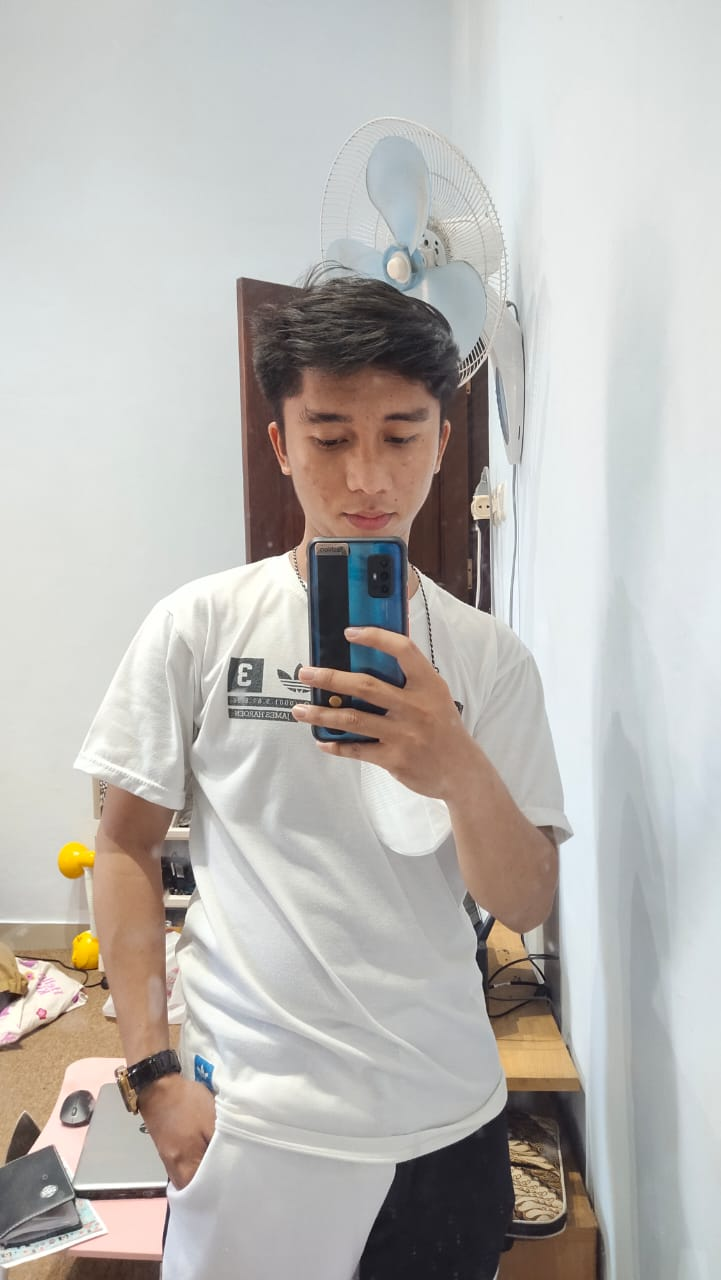
%> input picture farid.jpg, 721 x 1280 px
$ octave tugas6.m   (GNU Octave 9; MATLAB toolbox functions it lacks are replaced by stand-ins)
%> lines starting %> are read from the running program, lines starting %| are printed output that depends on the picture; in (x1, y1, x2, y2) boxes, pixels count from 0 and x2, y2 are one past the last pixel; in counts of white or black regions, pixels touching at a corner belong together; the program's own positions count from 1
farid = imread('farid.jpg');
%> farid is the input picture: size 1280x721x3 uint8; mean R, G, B 186.6, 183.5, 179.6
figure(1); imshow(farid);
title('Citra Bewarna/Asli');

p = rgb2gray(farid);
figure(2); imshow(p);
title('Citra Keabuan');

q = edge(p,'sobel');
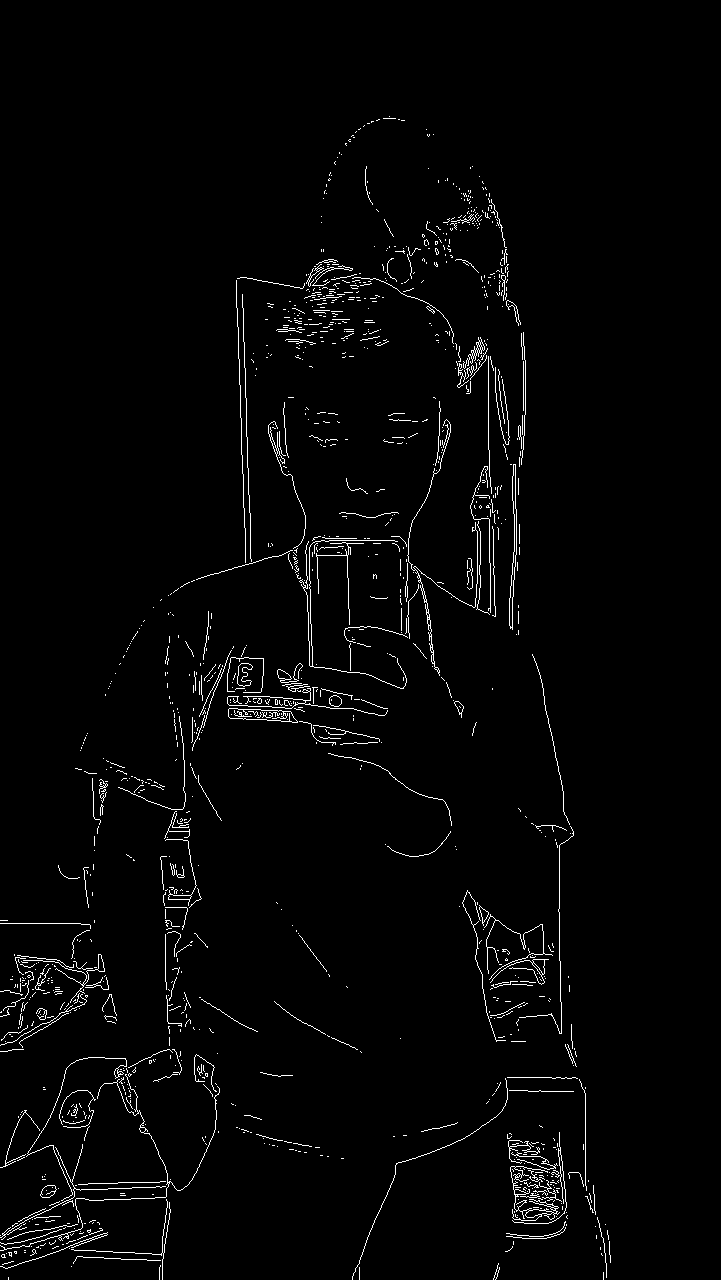
%> q: size 1280x721 logical; 2.1% white in thin lines or dots, all inside (x1, y1, x2, y2) = (0, 116, 611, 1280)
figure(3); imshow(q);
title('Sobel');

r = edge(p,'prewitt');
figure(4); imshow(r);
title('Prewitt');

s = edge(p,'roberts');
%> s: size 1280x721 logical; 2% white in thin lines or dots, all inside (x1, y1, x2, y2) = (0, 118, 607, 1280)
figure(5); imshow(s);
title('Roberts');

t = edge(p,'Log');
%> t: size 1280x721 logical; 3.8% white in thin lines or dots, all inside (x1, y1, x2, y2) = (1, 115, 680, 1279)
figure(6); imshow(t);
title('Laplacian');

u = edge(p,'canny');
%> u: size 1280x721 logical; 2.8% white in thin lines or dots, all inside (x1, y1, x2, y2) = (1, 145, 611, 1279)
figure(7); imshow(u);
title('Canny');

%COMPAS 4 POLA MATA ANGIN
%CN = UTARA
CN = [1 1 1; 1 -2 1; -1 -1 -1];
%CS = SELATAN
CS = [-1 -1 -1; 1 -2 1; 1 1 1];
%CE = TIMUR
CE = [-1 1 1; -1 -2 1; -1 1 1];
%CW = BARAT
CW = [1 1 -1; 1 -2 -1; 1 1 -1];

%COMPAS UTARA
figure(8); imshow(conv2(p,CN,'same'));
title('Utara');

%COMPAS SELATAN
figure(9); imshow(conv2(p,CS,'same'));
title('Selatan');

%COMPAS TIMUR
figure(10); imshow(conv2(p,CE,'same'));
title('Timur');

%COMPAS BARAT
figure(11); imshow(conv2(p,CW,'same'));
%> after `imshow(conv2(p,CW,'same'))`:
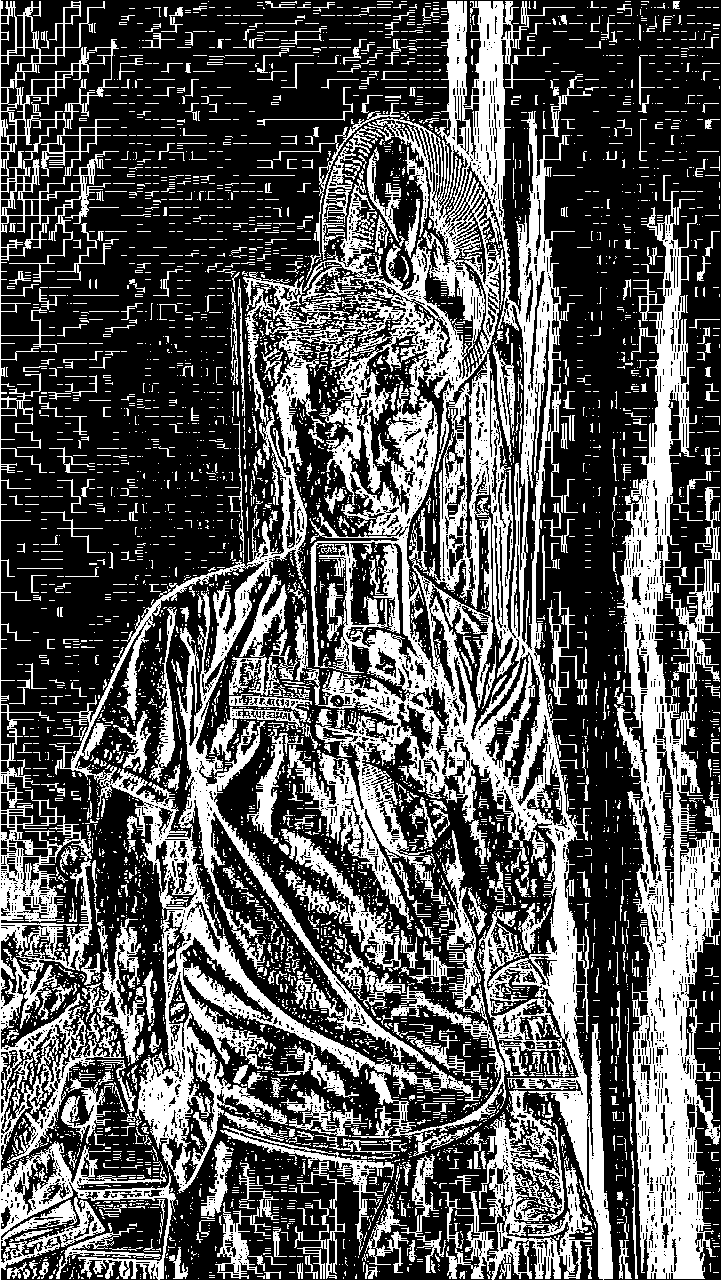
%> displayed picture: size 1280x721, on the screen's scale of 0 to 255; 34.1% white; 5013 white regions (4308 under 20 px), largest, box (x1, y1, x2, y2) and area: (287, 1, 613, 1280) 97410, (614, 175, 720, 1279) 44299, (49, 272, 506, 1193) 44273
title('Barat');

%ISOTROPIC
horizontal = [-1 0 1; -sqrt(2) 0 sqrt(2); -1 0 1];
vertikal = [-1 -sqrt(2) -1; 0 0 0; 1 sqrt(2) 1];

%ISOTROPIC HORIZONTAL
figure(12); imshow(conv2(p,horizontal,'same'));
%> after `imshow(conv2(p,horizontal,'same'))`:
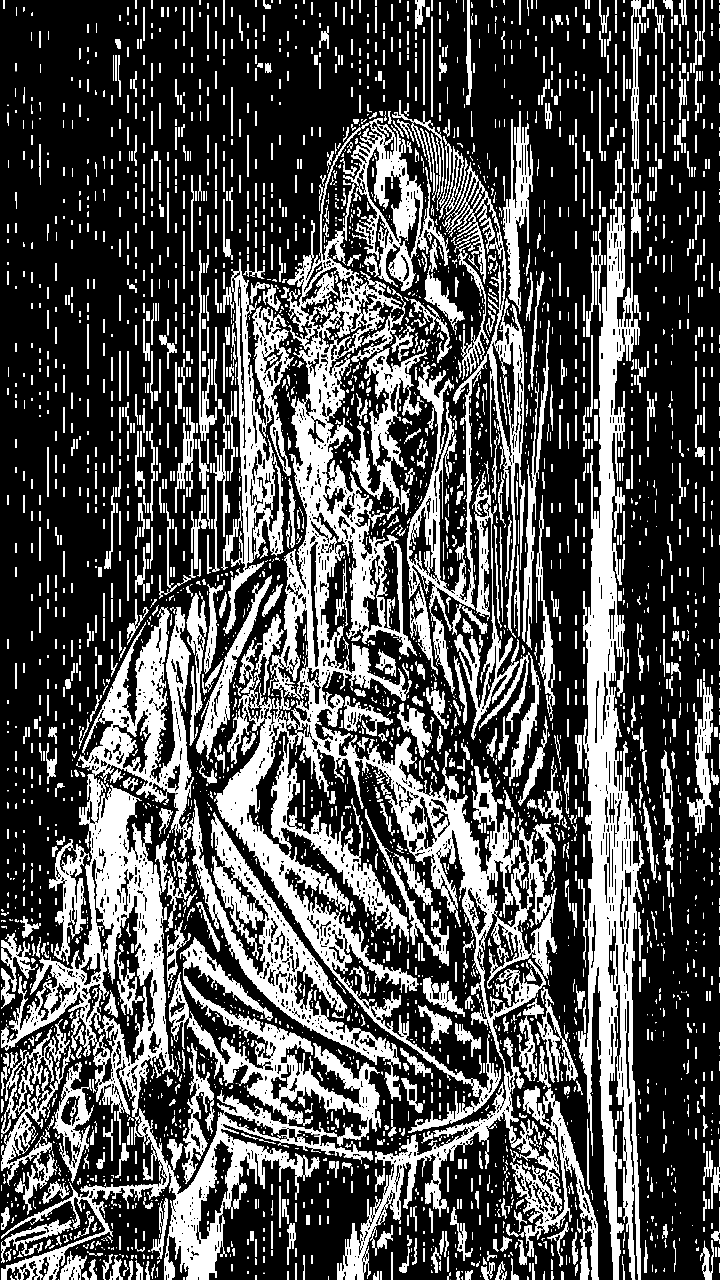
%> displayed picture: size 1280x721, on the screen's scale of 0 to 255; min 0, max 255, mean 83.1
title('Horizontal');

%ISOTROPIC VERTIKAL
figure(13); imshow(conv2(p,vertikal,'same'));
%> after `imshow(conv2(p,vertikal,'same'))`:
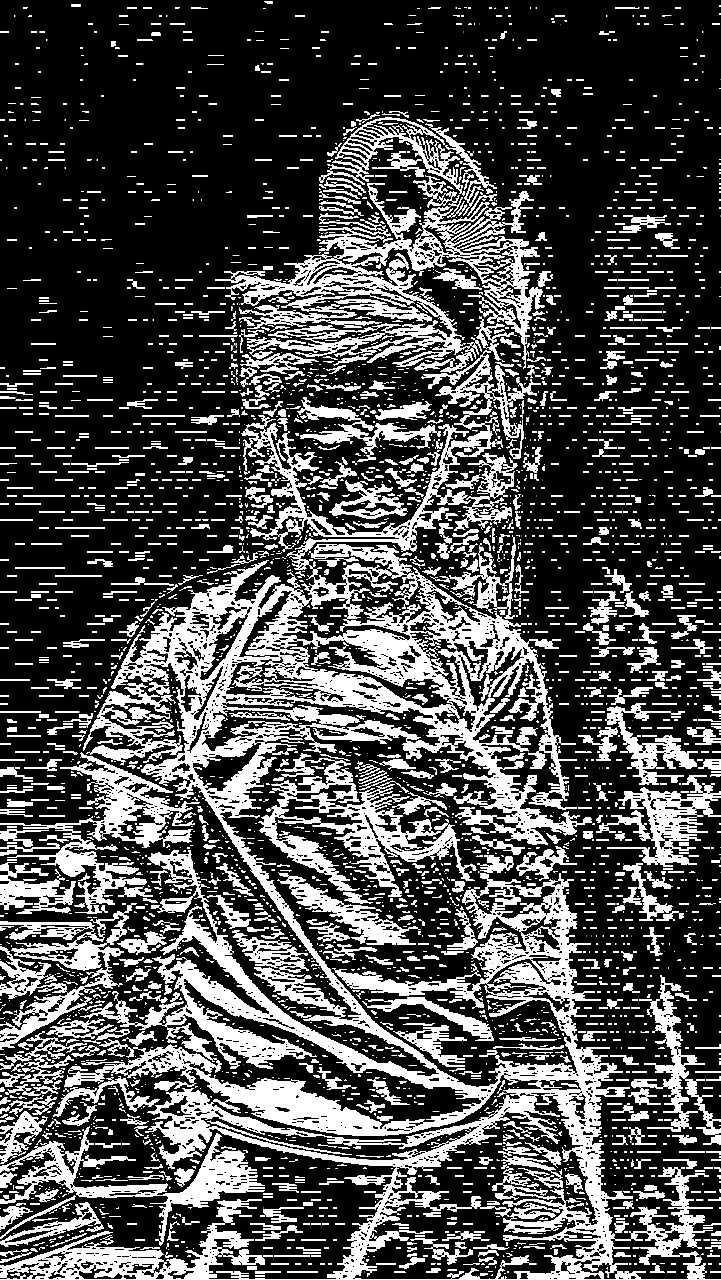
%> displayed picture: size 1280x721, on the screen's scale of 0 to 255; min 0, max 255, mean 77.1
title('Vertikal');
